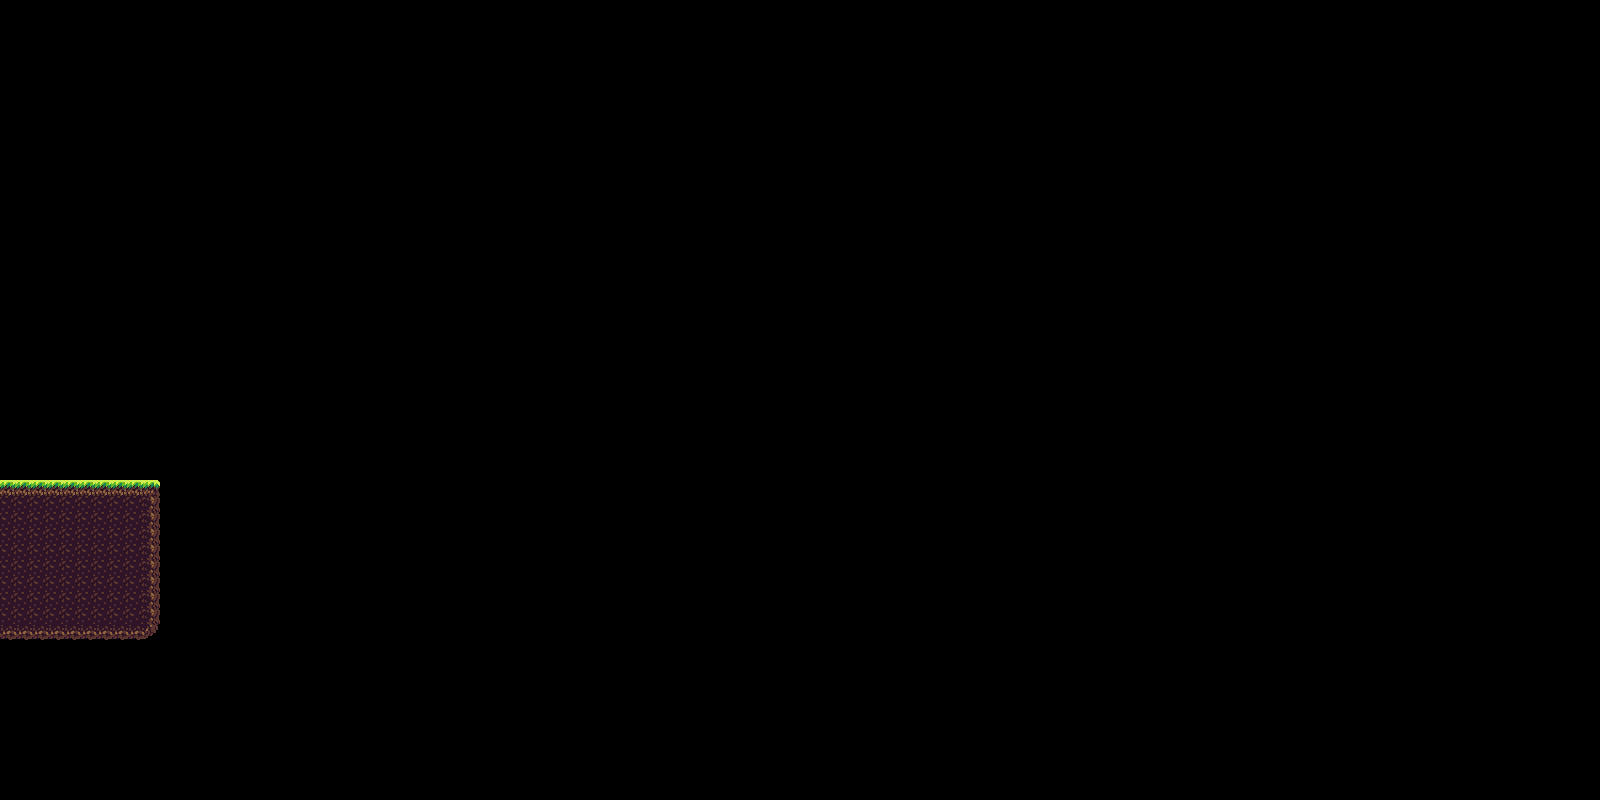

Below is a game level as drawn by its tile map, then a one-line description and the .tmx that defines it (tile-layer data replaced by summaries):
An orthogonal 100x50 tile map with 16x16 px tiles, 1 tile layer (Tile Layer 1).

<map version="1.5" tiledversion="1.7.2" orientation="orthogonal" renderorder="right-down" width="100" height="50" tilewidth="16" tileheight="16" infinite="0" nextlayerid="2" nextobjectid="1">
 <tileset firstgid="1" source="../Assets/Grass.tsx" />
 <layer id="1" name="Tile Layer 1" width="100" height="50">
  <data>[5000 cells, 100 non-empty, 6 distinct tile ids]</data>
 </layer>
</map>
